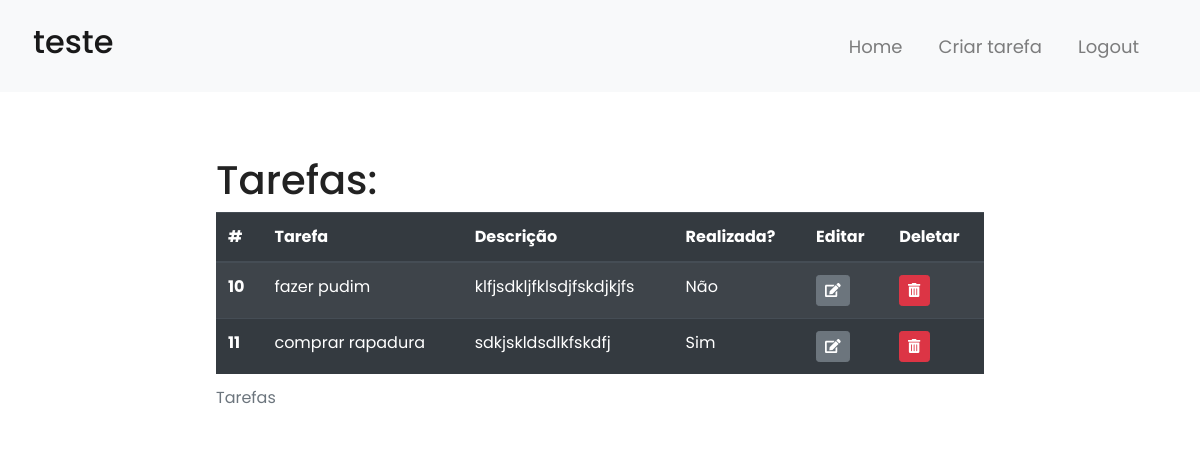
The app's page /tarefas/ (signed in), older data.
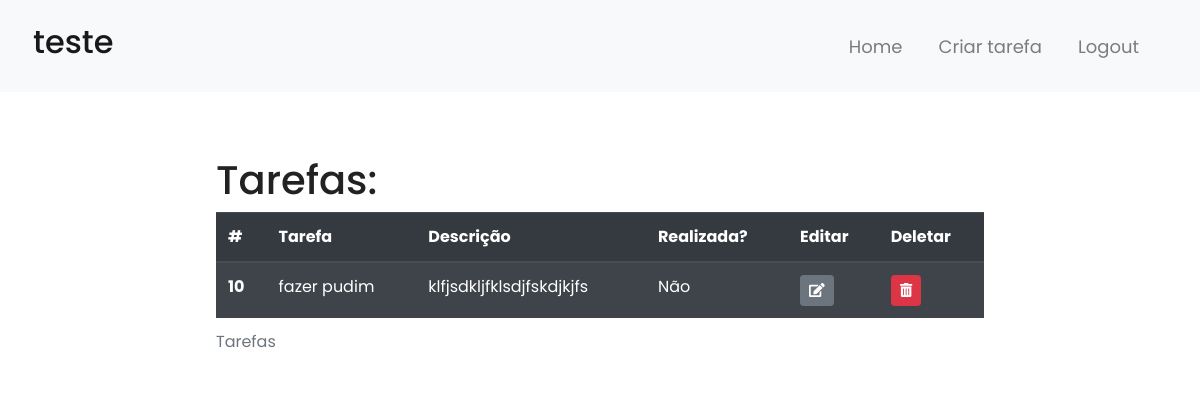
The same page, newer data.
### tarefas/models.py (models this page shows, shortened)
class ListaTarefas(models.Model):
    nome = models.CharField(max_length=64)
    usuario = models.ForeignKey(User, on_delete=models.CASCADE, related_name="usuario_lista", null=True)
    descricao = models.TextField(max_length=300)
    realizada = models.BooleanField(null=True, verbose_name="Realizada?")

### tarefas/views.py (the view)
# urls.py: 2. Add a URL to urlpatterns:  path('', views.home, name='home')
@login_required
def home(request):
    lista = ListaTarefas.objects.filter(usuario=request.user)
    return render(request, "tarefas/home.html", {
        "lista": lista,
    })

### tarefas/templates/tarefas/home.html
{% extends 'layout.html' %}
{% load static %}
{% block body %}
<div class="container-fluid col-sm-12 col-lg-8 my-5 mx-auto form-wrap">
{% if lista %}
<div class="table-responsive">
    <h1>Tarefas:</h1>
    <table class="table table-striped table-dark">
        <caption>Tarefas</caption>
        <thead class="thead-dark">
            <tr>
                <th scope="col">#</th>
                <th scope="col">Tarefa</th>
                <th scope="col">Descrição</th>
                <th scope="col">Realizada?</th>
                <th scope="col">Editar</th>
                <th scope="col">Deletar</th>
            </tr>
            <tbody>
                {% for item in lista %}
                <tr>
                    <th scope="row">{{item.id}}</th>
                    <td>{{item.nome}}</td>
                    <td>{{item.descricao}}</td>
                    <td>{% if item.realizada %} Sim {% else %} Não {% endif %}</td>
                    <td><a href="{% url 'tarefas:editar' id_item=item.id %}" class="btn btn-secondary btn-sm "><i class="fas fa-edit"></i></a></td>
                    <td>
                        <form action="{% url 'tarefas:deletar_tarefa' id_item=item.id %}" method="POST">{% csrf_token %}
                            <button type="submit" class="btn btn-danger btn-sm"><i class="fas fa-trash-alt"></i></button>
                        </form>
                    </td>
                </tr>
                {% endfor %}
            </tbody>
        </thead>
    </table>
</div>
{% else %}
<div class="text-center">
    <h1>Parabéns!</h1>
    <h2>Não há nenhuma tarefa cadastrada</h2>
    <img src="{% static 'img/gif/homer.gif' %}" alt="gif of homer simpson" class="gif">
</div>
{% endif %}
</div>
{% endblock %}

Row changes from the older to the newer data that the page shows:
removed ListaTarefas: id "11", nome "comprar rapadura", descricao "sdkjskldsdlkfskdfj", realizada "Sim"
